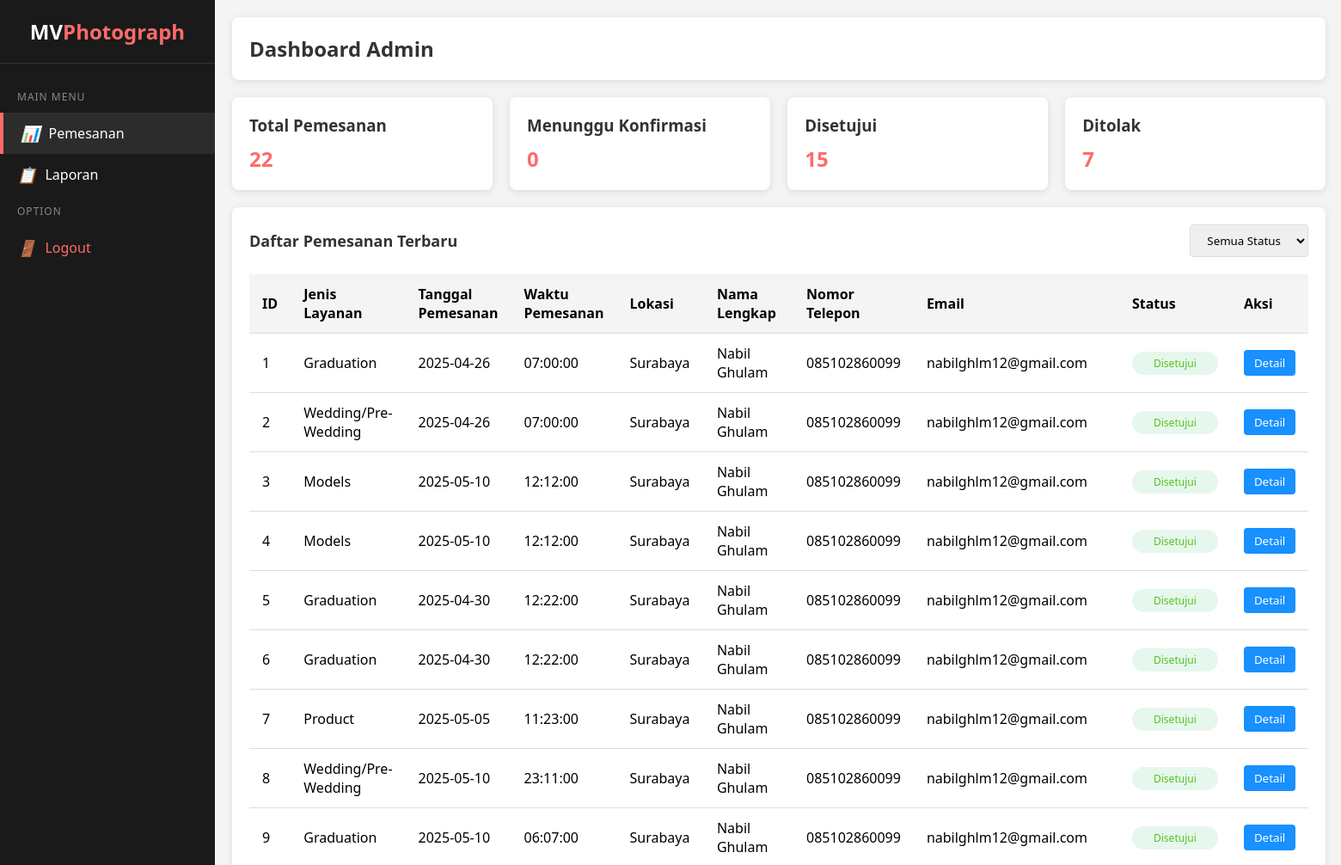
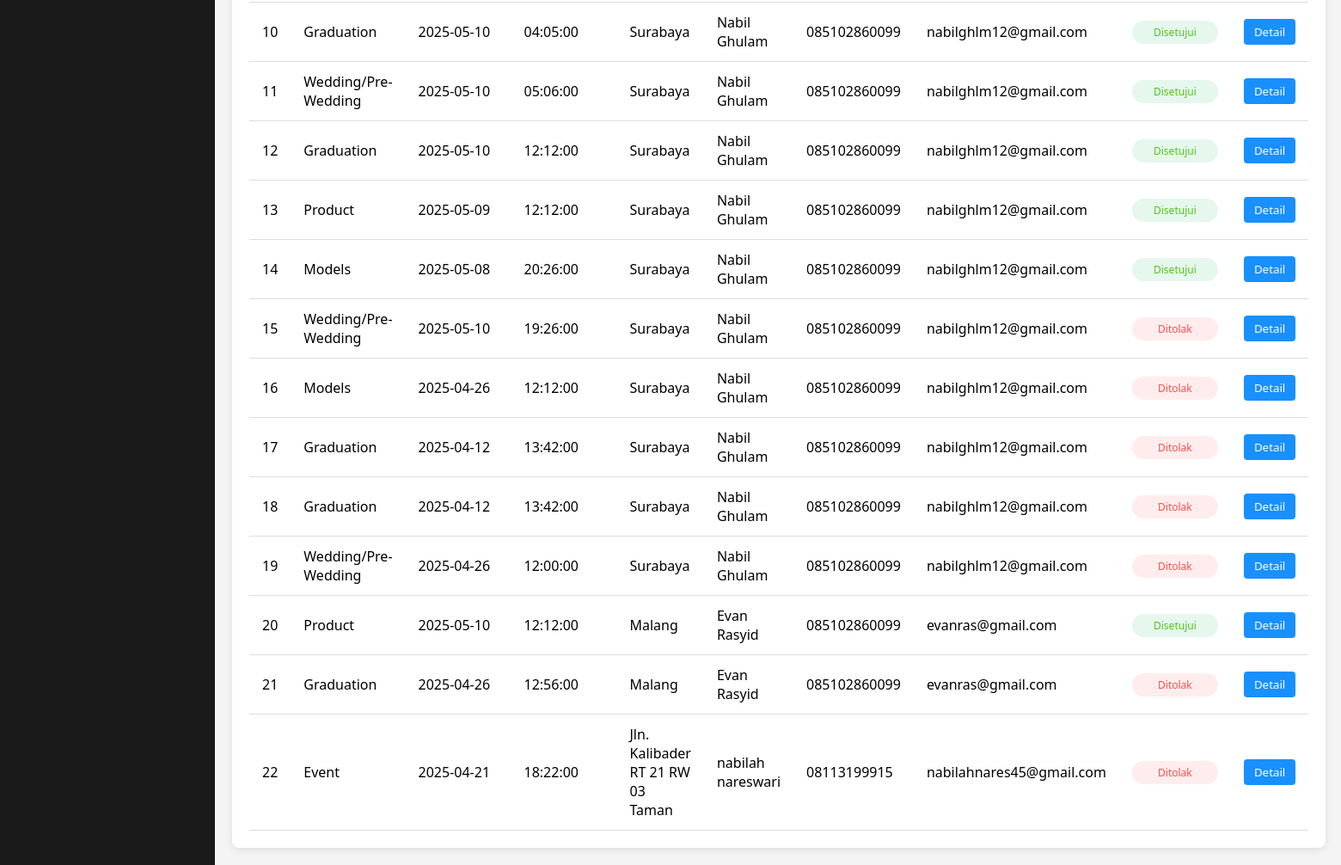
The page /index-admin.php (signed in) on the database its author committed (2 pictures, top to bottom).
### tables this page shows
CREATE TABLE `pemesanan` (
  `id` int(255) NOT NULL,
  `jenis_layanan` varchar(100) NOT NULL,
  `tanggal_pemesanan` date NOT NULL,
  `waktu_pemesanan` time NOT NULL,
  `lokasi` text NOT NULL,
  `nama_lengkap` varchar(100) NOT NULL,
  `nomor_telepon` varchar(20) NOT NULL,
  `email` varchar(100) NOT NULL,
  `status` varchar(255) NOT NULL DEFAULT 'Menunggu',
  `created_at` timestamp NOT NULL DEFAULT current_timestamp()
);

### index-admin.php (the view, shortened to what this page needs)
<?php
require 'php/server.php';
$status_filter = isset($_GET['status']) ? $_GET['status'] : '';
if ($status_filter != '' && in_array($status_filter, ['Menunggu', 'Disetujui', 'Ditolak'])) {
    $stmt = $conn->prepare("SELECT * FROM pemesanan WHERE status = ?");
    $stmt->bind_param("s", $status_filter);
    $stmt->execute();
    $result = $stmt->get_result();
} else {
    $result = $conn->query("SELECT * FROM pemesanan");
}
$total_pemesanan = $conn->query("SELECT COUNT(*) AS total FROM pemesanan")->fetch_assoc()['total'];
$menunggu = $conn->query("SELECT COUNT(*) AS total FROM pemesanan WHERE status = 'Menunggu'")->fetch_assoc()['total'];
$disetujui = $conn->query("SELECT COUNT(*) AS total FROM pemesanan WHERE status = 'Disetujui'")->fetch_assoc()['total'];
$ditolak = $conn->query("SELECT COUNT(*) AS total FROM pemesanan WHERE status = 'Ditolak'")->fetch_assoc()['total'];
?>
<!DOCTYPE html>
<html lang="en">
<head>
    <link rel="stylesheet" href="css/style-admin.css">
</head>
<body>
<div class="container">
    <div class="sidebar">
        <div class="logo">
            <h1>MV<span>Photograph</span></h1>
        </div>
        <div class="menu">
            <div class="menu-title">Main Menu</div>
            <div class="menu-item active" onclick="window.location.href='index-admin.php'">
                <i>📊</i> Pemesanan
            </div>
            <div class="menu-item" onclick="window.location.href='laporan-admin.php'">
                <i>📋</i> Laporan
            </div>
            <div class="menu-title">Option</div>
            <div class="menu-item logout" onclick="confirmLogout()" style="color: #ff6b6b;">
                <i>🚪</i> Logout
            </div>
        </div>
    </div>
    <div class="main-content">
        <div class="header">
            <h2>Dashboard Admin</h2>
        </div>
        <div class="content-cards">
            <div class="card">
                <h3>Total Pemesanan</h3>
                <p><?= $total_pemesanan ?></p>
            </div>
            <div class="card">
                <h3>Menunggu Konfirmasi</h3>
                <p><?= $menunggu ?></p>
            </div>
            <div class="card">
                <h3>Disetujui</h3>
                <p><?= $disetujui ?></p>
            </div>
            <div class="card">
                <h3>Ditolak</h3>
                <p><?= $ditolak ?></p>
            </div>
        </div>
        <div class="orders-section">
            <div class="section-header">
                <h3 class="section-title">Daftar Pemesanan Terbaru</h3>
                <select class="filter-dropdown" onchange="filterStatus(this.value)">
                    <option value="">Semua Status</option>
                </select>
            </div>
            <table>
                <thead>
                    <tr>
                        <th>ID</th>
                        <th>Jenis Layanan</th>
                        <th>Tanggal Pemesanan</th>
                        <th>Waktu Pemesanan</th>
                        <th>Lokasi</th>
                        <th>Nama Lengkap</th>
                        <th>Nomor Telepon</th>
                        <th>Email</th>
                        <th>Status</th>
                        <th>Aksi</th>
                    </tr>
                </thead>
                <tbody>
                    <?php if ($result->num_rows > 0): ?>
                        <?php while ($row = $result->fetch_assoc()): ?>
                            <tr>
                                <td><?= htmlspecialchars($row['id']) ?></td>
                                <td><?= htmlspecialchars($row['jenis_layanan']) ?></td>
                                <td><?= htmlspecialchars($row['tanggal_pemesanan']) ?></td>
                                <td><?= htmlspecialchars($row['waktu_pemesanan']) ?></td>
                                <td><?= htmlspecialchars($row['lokasi']) ?></td>
                                <td><?= htmlspecialchars($row['nama_lengkap']) ?></td>
                                <td><?= htmlspecialchars($row['nomor_telepon']) ?></td>
                                <td><?= htmlspecialchars($row['email']) ?></td>
                                <td>
                                    <?php
                                    $status = $row['status'];
                                    $class = '';
                                    if ($status == 'Menunggu') {
                                        $class = 'pending';
                                    } elseif ($status == 'Disetujui') {
                                        $class = 'approved';
                                    } elseif ($status == 'Ditolak') {
                                        $class = 'rejected';
                                    } elseif ($status == 'Selesai') {
                                        $class = 'completed';
                                    }
                                    echo '<span class="status ' . $class . '">' . htmlspecialchars($status) . '</span>';
                                    ?>
                                </td>
                                <td class="action-button">
                                    <?php if ($row['status'] == 'Menunggu'): ?>
                                        <form action="php/update-status.php" method="POST" style="display:inline-block;" onsubmit="return confirmAction();">
                                            <input type="hidden" name="id" value="<?= $row['id'] ?>">
                                            <input type="hidden" name="status" value="Disetujui">
                                            <button type="submit" class="btn btn-approve">Terima</button>
                                        </form>
                                        <form action="php/update-status.php" method="POST" style="display:inline-block;" onsubmit="return confirmAction();">
                                            <input type="hidden" name="id" value="<?= $row['id'] ?>">
                                            <input type="hidden" name="status" value="Ditolak">
                                            <button type="submit" class="btn btn-reject">Tolak</button>
                                        </form>
                                    <?php else: ?>
                                        <button class="btn btn-view" onclick="openDetailPesanan(<?= $row['id'] ?>)">Detail</button>
                                    <?php endif; ?>
                                </td>
                            </tr>
                        <?php endwhile; ?>
                    <?php else: ?>
                        <tr>
                            <td colspan="10">Belum ada pemesanan.</td>
                        </tr>
                    <?php endif; ?>
                </tbody>
            </table>
        </div>
    </div>
</div>
</body>
</html>

### css/style-admin.css (style rules this page uses)
* { margin: 0; padding: 0; box-sizing: border-box; font-family: 'Segoe UI', Tahoma, Geneva, Verdana, sans-serif; }
body { background-color: #f4f4f4; }
.container { display: flex; min-height: 100vh; }
.sidebar { width: 250px; background-color: #1a1a1a; color: #fff; position: fixed; height: 100%; overflow-y: auto; }
.logo { padding: 20px; text-align: center; border-bottom: 1px solid #333; }
.logo h1 { font-size: 24px; }
.logo span { color: #ff6b6b; }
.menu { padding: 20px 0; }
.menu-title { padding: 10px 20px; color: #888; font-size: 12px; text-transform: uppercase; letter-spacing: 1px; }
.menu-item { padding: 12px 20px; display: flex; align-items: center; cursor: pointer; transition: all 0.3s ease; }
.menu-item.active { background-color: #2c2c2c; border-left: 4px solid #ff6b6b; }
.menu-item i { margin-right: 10px; font-size: 18px; }
.main-content { flex: 1; margin-left: 250px; padding: 20px; }
.header { display: flex; justify-content: space-between; align-items: center; padding: 20px; background-color: #fff; border-radius: 8px; box-shadow: 0 2px 10px rgba(0, 0, 0, 0.1); margin-bottom: 20px; }
.header h2 { color: #333; }
.content-cards { display: grid; grid-template-columns: repeat(auto-fill, minmax(250px, 1fr)); gap: 20px; margin-bottom: 20px; }
.card { background-color: #fff; border-radius: 8px; padding: 20px; box-shadow: 0 2px 10px rgba(0, 0, 0, 0.1); }
.card h3 { color: #333; margin-bottom: 10px; }
.card p { font-size: 24px; font-weight: bold; color: #ff6b6b; }
.orders-section { background-color: #fff; border-radius: 8px; padding: 20px; box-shadow: 0 2px 10px rgba(0, 0, 0, 0.1); }
.section-header { display: flex; justify-content: space-between; align-items: center; margin-bottom: 20px; }
.section-title { font-size: 18px; color: #333; }
.filter-dropdown { padding: 8px 15px; border: 1px solid #ddd; border-radius: 4px; outline: none; }
table { width: 100%; border-collapse: collapse; }
thead { background-color: #f4f4f4; }
th, td { padding: 12px 15px; text-align: left; border-bottom: 1px solid #ddd; }
.status { padding: 5px 10px; border-radius: 20px; font-size: 12px; text-align: center; display: inline-block; min-width: 100px; }
.approved { background-color: #e6f7ee; color: #52c41a; }
.rejected { background-color: #ffeded; color: #ff4d4f; }
.btn { padding: 6px 12px; border: none; border-radius: 4px; cursor: pointer; font-weight: 500; transition: all 0.3s ease; }
.btn-view { background-color: #1890ff; color: white; }

### rows shown on the page
pemesanan: id "1", jenis_layanan "Graduation", tanggal_pemesanan "2025-04-26", waktu_pemesanan "07:00:00", lokasi "Surabaya", nama_lengkap "Nabil Ghulam", nomor_telepon "085102860099", email "nabilghlm12@gmail.com", status "Disetujui"
pemesanan: id "2", jenis_layanan "Wedding/Pre-Wedding", tanggal_pemesanan "2025-04-26", waktu_pemesanan "07:00:00", lokasi "Surabaya", nama_lengkap "Nabil Ghulam", nomor_telepon "085102860099", email "nabilghlm12@gmail.com", status "Disetujui"
pemesanan: id "3", jenis_layanan "Models", tanggal_pemesanan "2025-05-10", waktu_pemesanan "12:12:00", lokasi "Surabaya", nama_lengkap "Nabil Ghulam", nomor_telepon "085102860099", email "nabilghlm12@gmail.com", status "Disetujui"
pemesanan: id "4", jenis_layanan "Models", tanggal_pemesanan "2025-05-10", waktu_pemesanan "12:12:00", lokasi "Surabaya", nama_lengkap "Nabil Ghulam", nomor_telepon "085102860099", email "nabilghlm12@gmail.com", status "Disetujui"
pemesanan: id "5", jenis_layanan "Graduation", tanggal_pemesanan "2025-04-30", waktu_pemesanan "12:22:00", lokasi "Surabaya", nama_lengkap "Nabil Ghulam", nomor_telepon "085102860099", email "nabilghlm12@gmail.com", status "Disetujui"
pemesanan: id "6", jenis_layanan "Graduation", tanggal_pemesanan "2025-04-30", waktu_pemesanan "12:22:00", lokasi "Surabaya", nama_lengkap "Nabil Ghulam", nomor_telepon "085102860099", email "nabilghlm12@gmail.com", status "Disetujui"
pemesanan: id "7", jenis_layanan "Product", tanggal_pemesanan "2025-05-05", waktu_pemesanan "11:23:00", lokasi "Surabaya", nama_lengkap "Nabil Ghulam", nomor_telepon "085102860099", email "nabilghlm12@gmail.com", status "Disetujui"
pemesanan: id "8", jenis_layanan "Wedding/Pre-Wedding", tanggal_pemesanan "2025-05-10", waktu_pemesanan "23:11:00", lokasi "Surabaya", nama_lengkap "Nabil Ghulam", nomor_telepon "085102860099", email "nabilghlm12@gmail.com", status "Disetujui"
pemesanan: id "9", jenis_layanan "Graduation", tanggal_pemesanan "2025-05-10", waktu_pemesanan "06:07:00", lokasi "Surabaya", nama_lengkap "Nabil Ghulam", nomor_telepon "085102860099", email "nabilghlm12@gmail.com", status "Disetujui"
pemesanan: id "10", jenis_layanan "Graduation", tanggal_pemesanan "2025-05-10", waktu_pemesanan "04:05:00", lokasi "Surabaya", nama_lengkap "Nabil Ghulam", nomor_telepon "085102860099", email "nabilghlm12@gmail.com", status "Disetujui"
pemesanan: id "11", jenis_layanan "Wedding/Pre-Wedding", tanggal_pemesanan "2025-05-10", waktu_pemesanan "05:06:00", lokasi "Surabaya", nama_lengkap "Nabil Ghulam", nomor_telepon "085102860099", email "nabilghlm12@gmail.com", status "Disetujui"
pemesanan: id "12", jenis_layanan "Graduation", tanggal_pemesanan "2025-05-10", waktu_pemesanan "12:12:00", lokasi "Surabaya", nama_lengkap "Nabil Ghulam", nomor_telepon "085102860099", email "nabilghlm12@gmail.com", status "Disetujui"
pemesanan: id "13", jenis_layanan "Product", tanggal_pemesanan "2025-05-09", waktu_pemesanan "12:12:00", lokasi "Surabaya", nama_lengkap "Nabil Ghulam", nomor_telepon "085102860099", email "nabilghlm12@gmail.com", status "Disetujui"
pemesanan: id "14", jenis_layanan "Models", tanggal_pemesanan "2025-05-08", waktu_pemesanan "20:26:00", lokasi "Surabaya", nama_lengkap "Nabil Ghulam", nomor_telepon "085102860099", email "nabilghlm12@gmail.com", status "Disetujui"
pemesanan: id "15", jenis_layanan "Wedding/Pre-Wedding", tanggal_pemesanan "2025-05-10", waktu_pemesanan "19:26:00", lokasi "Surabaya", nama_lengkap "Nabil Ghulam", nomor_telepon "085102860099", email "nabilghlm12@gmail.com", status "Ditolak"
pemesanan: id "16", jenis_layanan "Models", tanggal_pemesanan "2025-04-26", waktu_pemesanan "12:12:00", lokasi "Surabaya", nama_lengkap "Nabil Ghulam", nomor_telepon "085102860099", email "nabilghlm12@gmail.com", status "Ditolak"
pemesanan: id "17", jenis_layanan "Graduation", tanggal_pemesanan "2025-04-12", waktu_pemesanan "13:42:00", lokasi "Surabaya", nama_lengkap "Nabil Ghulam", nomor_telepon "085102860099", email "nabilghlm12@gmail.com", status "Ditolak"
pemesanan: id "18", jenis_layanan "Graduation", tanggal_pemesanan "2025-04-12", waktu_pemesanan "13:42:00", lokasi "Surabaya", nama_lengkap "Nabil Ghulam", nomor_telepon "085102860099", email "nabilghlm12@gmail.com", status "Ditolak"
pemesanan: id "19", jenis_layanan "Wedding/Pre-Wedding", tanggal_pemesanan "2025-04-26", waktu_pemesanan "12:00:00", lokasi "Surabaya", nama_lengkap "Nabil Ghulam", nomor_telepon "085102860099", email "nabilghlm12@gmail.com", status "Ditolak"
pemesanan: id "20", jenis_layanan "Product", tanggal_pemesanan "2025-05-10", waktu_pemesanan "12:12:00", lokasi "Malang", nama_lengkap "Evan Rasyid", nomor_telepon "085102860099", email "evanras@gmail.com", status "Disetujui"
pemesanan: id "21", jenis_layanan "Graduation", tanggal_pemesanan "2025-04-26", waktu_pemesanan "12:56:00", lokasi "Malang", nama_lengkap "Evan Rasyid", nomor_telepon "085102860099", email "evanras@gmail.com", status "Ditolak"
pemesanan: id "22", jenis_layanan "Event", tanggal_pemesanan "2025-04-21", waktu_pemesanan "18:22:00", lokasi "Jln. Kalibader RT 21 RW 03 Taman", nama_lengkap "nabilah nareswari", nomor_telepon "08113199915", email "nabilahnares45@gmail.com", status "Ditolak"

### other values the page prints
$total_pemesanan "22"
$menunggu "0"
$disetujui "15"
$ditolak "7"
